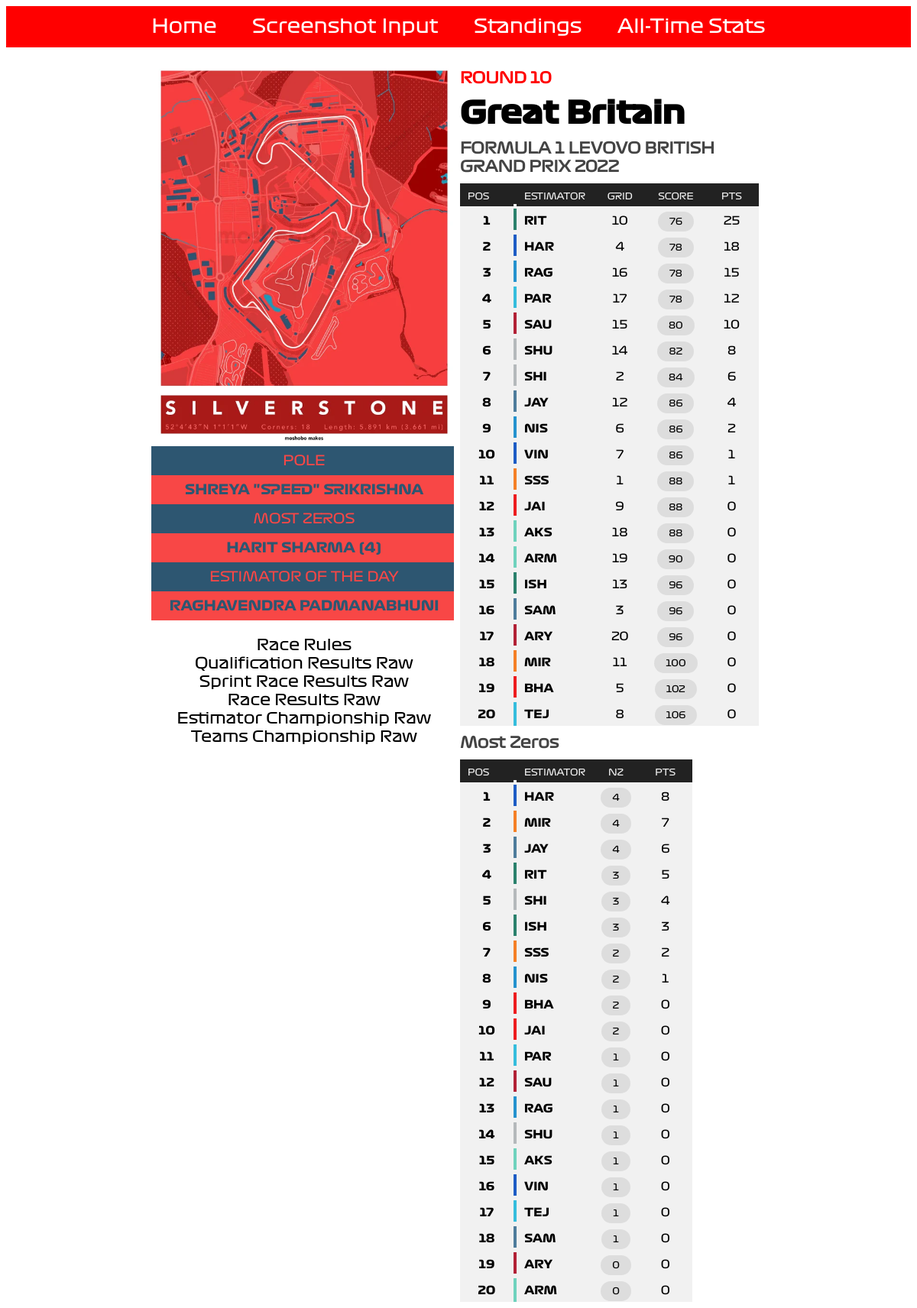
The app's page /results/GBR22/ with its own data.
### input_portal/models.py (models this page shows, shortened)
class results_info(models.Model):
    racecode = models.ForeignKey(results_racecodes, on_delete=models.CASCADE)
    shikulu = models.CharField(max_length = 24)
    pole = models.CharField(max_length = 65)
    eotd = models.CharField(max_length = 65)
    sprint_king = models.CharField(max_length = 65)
    most_zeros = models.CharField(max_length = 65)
    no_zeros = models.IntegerField()
    col_one = models.CharField(max_length = 7)
    col_two = models.CharField(max_length = 7)

class results_racecodes(models.Model):
    racecode = models.CharField(max_length = 5, unique = True)
    year = models.IntegerField()
    round_no = models.IntegerField()
    track_png = models.CharField(max_length = 24)
    country = models.CharField(max_length = 32)
    race_name = models.CharField(max_length = 128)
    sprint = models.IntegerField()

class results_data(models.Model):
    racecode = models.ForeignKey(results_racecodes, on_delete=models.CASCADE)
    pos = models.IntegerField()
    estimator = models.CharField(max_length = 4)
    team_color = models.CharField(max_length = 7)
    grid = models.CharField(max_length=2)
    score = models.IntegerField()
    pts = models.FloatField()

class sprint_data(models.Model):
    racecode = models.ForeignKey(results_racecodes, on_delete=models.CASCADE)
    pos = models.IntegerField()
    estimator = models.CharField(max_length = 4)
    team_color = models.CharField(max_length = 7)
    grid = models.CharField(max_length=2)
    score = models.IntegerField()
    pts = models.FloatField()

### input_portal/views.py (the view)
# urls.py: path('results/<str:racecode>/', views.ResultsView, name='results'),
def ResultsView(request, racecode):
    R = results_racecodes.objects.filter(racecode= racecode)
    if (len(R) == 0):
        return render (request, 'noresult.html')
    r = results_info.objects.filter(racecode__racecode= racecode)
    D = results_data.objects.filter(racecode__racecode= racecode).order_by('pos')
    if R[0].sprint == 0:
        results_dict={"year": R[0].year, "rn": R[0].round_no, "country": R[0].country, "name": R[0].race_name, "shikulu": r[0].shikulu, "pole": r[0].pole, "eotd": r[0].eotd, "mz": r[0].most_zeros, "nz": r[0].no_zeros, "co": r[0].col_one, "ct": r[0].col_two, "p1": D[0], "p2": D[1], "p3":D[2], "pr":D[3:]}
        return render (request, 'results.html', context = results_dict)
    else:
        S = sprint_data.objects.filter(racecode__racecode= racecode).order_by('pos')
        results_dict={"year": R[0].year, "rn": R[0].round_no, "country": R[0].country, "name": R[0].race_name, "shikulu": r[0].shikulu, "pole": r[0].pole, "eotd": r[0].eotd, "mz": r[0].most_zeros, "nz": r[0].no_zeros, "co": r[0].col_one, "ct": r[0].col_two, "p1": D[0], "p2": D[1], "p3":D[2], "pr":D[3:], "s1": S[0], "sr": S[1:], "sk": r[0].sprint_king}
        if R[0].sprint == 1:
            return render (request, 'sprintresults.html', context = results_dict)
        elif R[0].sprint == 2:
            return render (request, 'lightningresults.html', context = results_dict)

### input_portal/templates/input_portal/lightningresults.html
<!DOCTYPE html>
{% extends "input_portal/base.html" %}
{% load static %}
{% block body_block %}
  <center>
    <div class="resultImageCol">
      <img src = "{% static '/images/' %}{{ shikulu }}" class="shikulu">
      <div style="background-color: {{ co }}; color: {{ ct }}" class="resultImageTableTop"> POLE </div>
      <div style="background-color: {{ ct }}; color: {{ co }}" class="resultImageTableBottom"> {{ pole|upper }} </div>
      <div style="background-color: {{ co }}; color: {{ ct }}" class="resultImageTableTop"> MOST ZEROS </div>
      <div style="background-color: {{ ct }}; color: {{ co }}" class="resultImageTableBottom"> {{ mz|upper }} ({{ nz }}) </div>
      <div style="background-color: {{ co }}; color: {{ ct }}" class="resultImageTableTop"> ESTIMATOR OF THE DAY </div>
      <div style="background-color: {{ ct }}; color: {{ co }}" class="resultImageTableBottom"> {{ eotd|upper }} </div>
      <p> Race Rules <br> Qualification Results Raw <br> Sprint Race Results Raw <br>Race Results Raw <br> Estimator Championship Raw <br> Teams Championship Raw </p>
    </div>
    <div class="resultTableCol">
    <h5> ROUND {{ rn }}</h5>
    <h3> {{ country }} </h3>
    <h4> {{ name }} {{ year }}</h4>
    <table class="result_leaderboard">
      <thead>
        <td class="leaderHead"> POS </td>
        <td class="leader_teamcolor2 leaderHead"></td>
        <td class="leaderHead"> ESTIMATOR </td>
        <td class="leaderHead tcentre"> GRID </td>
        <td class="leaderHead  tcentre"> SCORE </td>
        <td class="leaderHead tcentre"> PTS </td>
      </thead>
      <tr>
        <td class="resultpos"> {{ p1.pos }} </td>
        <td style="background-color: {{ p1.team_color }}" class="leader_teamcolor"> </td>
        <td class="abbrspan"> {{ p1.estimator }} </td>
        <td class="racepointspan"> {{ p1.grid }} </td>
        <td class="tcentre"> <span class="scorespan"> {{ p1.score }} </span> </td>
        <td <span class="racepointspan"> {{ p1.pts|floatformat:0 }} </td>
      </tr>
      <tr>
        <td class="resultpos"> {{ p2.pos }} </td>
        <td style="background-color: {{ p2.team_color }}" class="leader_teamcolor"></td>
        <td class="abbrspan"> {{ p2.estimator }} </td>
        <td class="racepointspan"> {{ p2.grid }} </td>
        <td class="tcentre"> <span class="scorespan"> {{ p2.score }} </span> </td>
        <td <span class="racepointspan"> {{ p2.pts|floatformat:0 }} </td>
      </tr>
      <tr>
        <td class="resultpos"> {{ p3.pos }} </td>
        <td style="background-color: {{ p3.team_color }};" class="leader_teamcolor"> </td>
        <td class="abbrspan"> {{ p3.estimator }} </td>
        <td class="racepointspan"> {{ p3.grid }} </td>
        <td class="tcentre"> <span class="scorespan"> {{ p3.score }} </span> </td>
        <td <span class="racepointspan"> {{ p3.pts|floatformat:0 }} </td>
      </tr>
      {% for p in pr %}
        <tr>
          <td class="resultpos"> {{ p.pos }} </td>
          <td style="background-color: {{ p.team_color }}" class="leader_teamcolor"> </td>
          <td class="abbrspan"> {{ p.estimator }} </td>
          <td class="racepointspan"> {{ p.grid }} </td>
          <td class="tcentre"> <span class="scorespan"> {{ p.score }} </span> </td>
          <td <span class="racepointspan"> {{ p.pts|floatformat:0 }} </td>
        </tr>
      {% endfor %}
    </table>
    <h4>Most Zeros</h4>
    <table class="result_leaderboard">
      <thead>
        <td class="leaderHead"> POS </td>
        <td class="leader_teamcolor2 leaderHead"></td>
        <td class="leaderHead"> ESTIMATOR </td>
        <td class="leaderHead  tcentre"> NZ </td>
        <td class="leaderHead tcentre"> PTS </td>
      </thead>
      <tr>
        <td class="resultpos"> {{ s1.pos }} </td>
        <td style="background-color: {{ s1.team_color }}" class="leader_teamcolor"> </td>
        <td class="abbrspan"> {{ s1.estimator }} </td>
        <td class="tcentre"> <span class="scorespan"> {{ s1.score }} </span> </td>
        <td <span class="racepointspan"> {{ s1.pts|floatformat:0 }} </td>
      </tr>
      {% for s in sr %}
        <tr>
          <td class="resultpos"> {{ s.pos }} </td>
          <td style="background-color: {{ s.team_color }}" class="leader_teamcolor"> </td>
          <td class="abbrspan"> {{ s.estimator }} </td>
          <td class="tcentre"> <span class="scorespan"> {{ s.score }} </span> </td>
          <td <span class="racepointspan"> {{ s.pts|floatformat:0 }} </td>
        </tr>
      {% endfor %}
    </table>
    </div>
  </center>
{% endblock %}

### static/css/formulaone.css (style rules this page uses)
h3 { color: black; text-align: left; font-family: f1bold; font-size: 40px; margin-top: 10px; margin-bottom: 10px; }
h4 { color: #444444; text-align: left; font-family: f1reg; font-size: 20px; margin-top: 10px; margin-bottom: 10px; }
h5 { color: red; text-align: left; font-family: f1reg; font-size: 20px; margin-top: 10px; margin-bottom: 10px; }
p { color: black; text-align: center; font-family: f1reg; font-size: 20px; }
.tcentre { text-align: center; }
table { border-collapse: collapse; border-radius: 5px; border-style: hidden; box-shadow: 0 0 0 8px white; }
td { padding-top: 6px; padding-bottom: 6px; padding-right: 10px; padding-left: 10px; }
.resultTable, td { background-color: #f1f1f1; padding-top: 10px; }
.resultImageCol { display: inline-block; }
.resultTableCol { display: inline-block; vertical-align: top; text-align: left; width: 400px; }
.shikulu { width: 400px; }
.resultImageTableTop { font-family: f1reg; font-size: 18px; padding-top: 8px; padding-bottom: 8px; width: 400px; }
.resultImageTableBottom { font-family: f1bold; font-size: 18px; padding-top: 8px; padding-bottom: 8px; width: 400px; }
.leaderHead { background-color: #222222; color: #f1f1f1; font-size: 12px; font-family: f1reg; }
.leader_teamcolor { padding-right: 0px; padding-left: 0px; border-top: 6px solid #f1f1f1; border-bottom: 6px solid #f1f1f1; margin-left: 0px; margin-right: 0px; width: 4px; }
.leader_teamcolor2 { padding-right: 0px; padding-left: 0px; margin-left: 0px; margin-right: 0px; width: 4px; }
.racepointspan { font-family: f1reg; font-size: 15px; width: 50px; text-align: center; }
.abbrspan { font-family: f1bold; font-size: 15px; width: 30px; }
.resultpos { font-family: f1bold; text-align: center; font-size: 15px; width: 50px; }
.scorespan { background-color: #DDDDDD; padding-left: 15px; padding-right: 15px; padding-top: 7px; padding-bottom:7px; border-radius: 14px; font-family: f1reg; font-size: 12px }

### records on screen
results_info: shikulu (picture), pole "SHREYA \"SPEED\" SRIKRISHNA", most_zeros "HARIT SHARMA", eotd "RAGHAVENDRA PADMANABHUNI"
results_racecodes: country "Great Britain", race_name "FORMULA 1 LEVOVO BRITISH GRAND PRIX"
results_data: pos "1", estimator "RIT", grid "10", score "76", pts "25"
results_data: pos "2", estimator "HAR", grid "4", score "78", pts "18"
results_data: pos "3", estimator "RAG", grid "16", score "78", pts "15"
results_data: pos "4", estimator "PAR", grid "17", score "78", pts "12"
results_data: pos "5", estimator "SAU", grid "15", score "80", pts "10"
results_data: pos "6", estimator "SHU", grid "14", score "82", pts "8"
results_data: pos "7", estimator "SHI", grid "2", score "84", pts "6"
results_data: pos "8", estimator "JAY", grid "12", score "86", pts "4"
results_data: pos "9", estimator "NIS", grid "6", score "86", pts "2"
results_data: pos "10", estimator "VIN", grid "7", score "86", pts "1"
results_data: pos "11", estimator "SSS", grid "1", score "88", pts "1"
results_data: pos "12", estimator "JAI", grid "9", score "88", pts "0"
results_data: pos "13", estimator "AKS", grid "18", score "88", pts "0"
results_data: pos "14", estimator "ARM", grid "19", score "90", pts "0"
results_data: pos "15", estimator "ISH", grid "13", score "96", pts "0"
results_data: pos "16", estimator "SAM", grid "3", score "96", pts "0"
results_data: pos "17", estimator "ARY", grid "20", score "96", pts "0"
results_data: pos "18", estimator "MIR", grid "11", score "100", pts "0"
results_data: pos "19", estimator "BHA", grid "5", score "102", pts "0"
results_data: pos "20", estimator "TEJ", grid "8", score "106", pts "0"
sprint_data: pos "1", estimator "HAR", score "4", pts "8"
sprint_data: pos "2", estimator "MIR", score "4", pts "7"
sprint_data: pos "3", estimator "JAY", score "4", pts "6"
sprint_data: pos "4", estimator "RIT", score "3", pts "5"
sprint_data: pos "5", estimator "SHI", score "3", pts "4"
sprint_data: pos "6", estimator "ISH", score "3", pts "3"
sprint_data: pos "7", estimator "SSS", score "2", pts "2"
sprint_data: pos "8", estimator "NIS", score "2", pts "1"
sprint_data: pos "9", estimator "BHA", score "2", pts "0"
sprint_data: pos "10", estimator "JAI", score "2", pts "0"
sprint_data: pos "11", estimator "PAR", score "1", pts "0"
sprint_data: pos "12", estimator "SAU", score "1", pts "0"
sprint_data: pos "13", estimator "RAG", score "1", pts "0"
sprint_data: pos "14", estimator "SHU", score "1", pts "0"
sprint_data: pos "15", estimator "AKS", score "1", pts "0"
sprint_data: pos "16", estimator "VIN", score "1", pts "0"
sprint_data: pos "17", estimator "TEJ", score "1", pts "0"
sprint_data: pos "18", estimator "SAM", score "1", pts "0"
sprint_data: pos "19", estimator "ARY", score "0", pts "0"
sprint_data: pos "20", estimator "ARM", score "0", pts "0"

### other values on screen
{{ nz }} "4"
{{ rn }} "10"
{{ year }} "2022"
